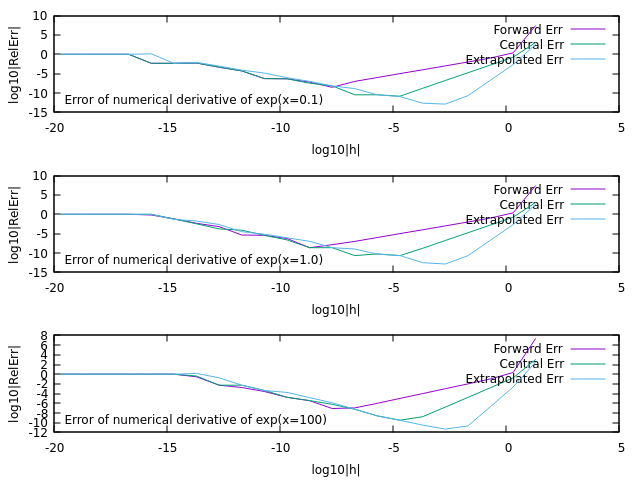

Here is the gnuplot script that generated this plot:

set multiplot layout 3,1 columnsfirst

set xlabel "log10|h|"
set ylabel "log10|RelErr|"

# exp data plotting

set label 1 "Error of numerical derivative of exp(x=0.1)" at graph 0.02,0.13
plot "exp01.dat" using 1:2 with lines title "Forward Err", "exp01.dat" using 1:3 with lines title "Central Err", "exp01.dat" using 1:4 with lines title "Extrapolated Err"

set label 1 "Error of numerical derivative of exp(x=1.0)" at graph 0.02,0.13
plot "exp1.dat" using 1:2 with lines title "Forward Err", "exp1.dat" using 1:3 with lines title "Central Err", "exp1.dat" using 1:4 with lines title "Extrapolated Err"

set label 1 "Error of numerical derivative of exp(x=100)" at graph 0.02,0.13
plot "exp100.dat" using 1:2 with lines title "Forward Err", "exp100.dat" using 1:3 with lines title "Central Err", "exp100.dat" using 1:4 with lines title "Extrapolated Err"

unset multiplot
